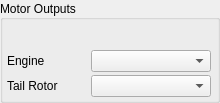
            <widget class="QGroupBox" name="SwashplateBox_2">
             <property name="sizePolicy">
              <sizepolicy hsizetype="Fixed" vsizetype="MinimumExpanding">
               <horstretch>0</horstretch>
               <verstretch>0</verstretch>
              </sizepolicy>
             </property>
             <property name="minimumSize">
              <size>
               <width>220</width>
               <height>0</height>
              </size>
             </property>
             <property name="maximumSize">
              <size>
               <width>16777215</width>
               <height>16777215</height>
              </size>
             </property>
             <property name="title">
              <string>Motor Outputs</string>
             </property>
             <property name="alignment">
              <set>Qt::AlignLeading|Qt::AlignLeft|Qt::AlignVCenter</set>
             </property>
             <property name="flat">
              <bool>false</bool>
             </property>
             <property name="checkable">
              <bool>false</bool>
             </property>
             <layout class="QGridLayout" name="gridLayout_18">
              <property name="leftMargin">
               <number>3</number>
              </property>
              <property name="topMargin">
               <number>30</number>
              </property>
              <property name="rightMargin">
               <number>3</number>
              </property>
              <property name="bottomMargin">
               <number>3</number>
              </property>
              <property name="spacing">
               <number>3</number>
              </property>
              <item row="1" column="1">
               <widget class="QComboBox" name="ccpmTailChannel">
                <property name="sizePolicy">
                 <sizepolicy hsizetype="MinimumExpanding" vsizetype="Fixed">
                  <horstretch>0</horstretch>
                  <verstretch>0</verstretch>
                 </sizepolicy>
                </property>
                <property name="minimumSize">
                 <size>
                  <width>100</width>
                  <height>0</height>
                 </size>
                </property>
                <property name="maximumSize">
                 <size>
                  <width>120</width>
                  <height>25</height>
                 </size>
                </property>
               </widget>
              </item>
              <item row="0" column="1">
               <widget class="QComboBox" name="ccpmEngineChannel">
                <property name="sizePolicy">
                 <sizepolicy hsizetype="MinimumExpanding" vsizetype="Fixed">
                  <horstretch>0</horstretch>
                  <verstretch>0</verstretch>
                 </sizepolicy>
                </property>
                <property name="minimumSize">
                 <size>
                  <width>100</width>
                  <height>0</height>
                 </size>
                </property>
                <property name="maximumSize">
                 <size>
                  <width>120</width>
                  <height>25</height>
                 </size>
                </property>
               </widget>
              </item>
              <item row="1" column="0">
               <widget class="QLabel" name="ccpmTailLabel">
                <property name="sizePolicy">
                 <sizepolicy hsizetype="Fixed" vsizetype="Preferred">
                  <horstretch>0</horstretch>
                  <verstretch>0</verstretch>
                 </sizepolicy>
                </property>
                <property name="minimumSize">
                 <size>
                  <width>80</width>
                  <height>0</height>
                 </size>
                </property>
                <property name="maximumSize">
                 <size>
                  <width>80</width>
                  <height>16777215</height>
                 </size>
                </property>
                <property name="text">
                 <string>Tail Rotor</string>
                </property>
               </widget>
              </item>
              <item row="0" column="0">
               <widget class="QLabel" name="ccpmEngineLabel">
                <property name="sizePolicy">
                 <sizepolicy hsizetype="Fixed" vsizetype="Preferred">
                  <horstretch>0</horstretch>
                  <verstretch>0</verstretch>
                 </sizepolicy>
                </property>
                <property name="minimumSize">
                 <size>
                  <width>80</width>
                  <height>0</height>
                 </size>
                </property>
                <property name="maximumSize">
                 <size>
                  <width>80</width>
                  <height>16777215</height>
                 </size>
                </property>
                <property name="text">
                 <string>Engine</string>
                </property>
               </widget>
              </item>
             </layout>
            </widget>
